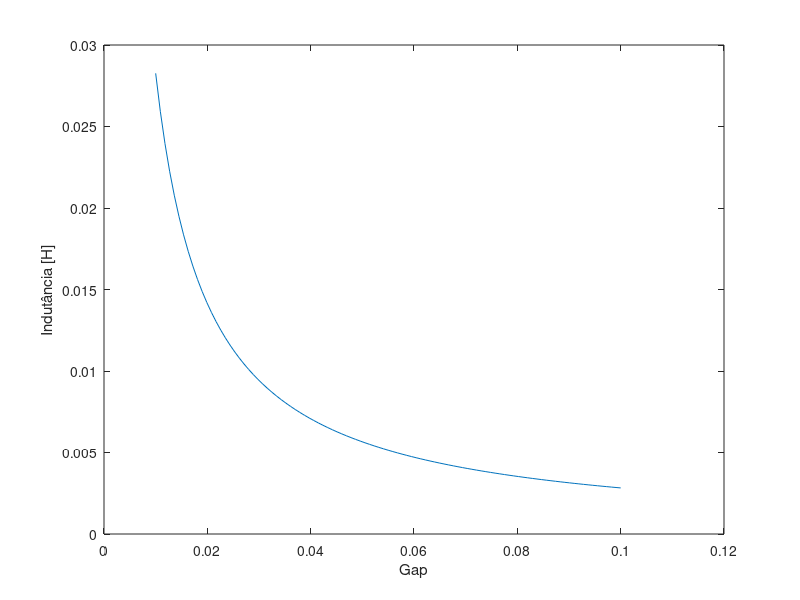

Recreate this plot in MATLAB.
clc
clear

%Permeabilidade do Vácuo

mu0 = pi*4.e-7;
mur = 70000

%Dimensões em metros:

Ac=9e-4;
Ag=9e-4;
lc = 0.3;

N = 500;

%Relutância do núcleo

Rc = lc/(mu0*Ac*mur);


%Relutãncia do entreferro
for(n=1:101)
  g(n) = 0.01 + (0.1 - 0.01)*(n-1)/100;
  Rg(n) = g(n)/(mu0*Ag);
  Rtot = Rg(n) + Rc;
  
  L(n) = (N^2)/Rtot;
end

plot(g,L)
xlabel('Gap')
ylabel('Indutância [H]')